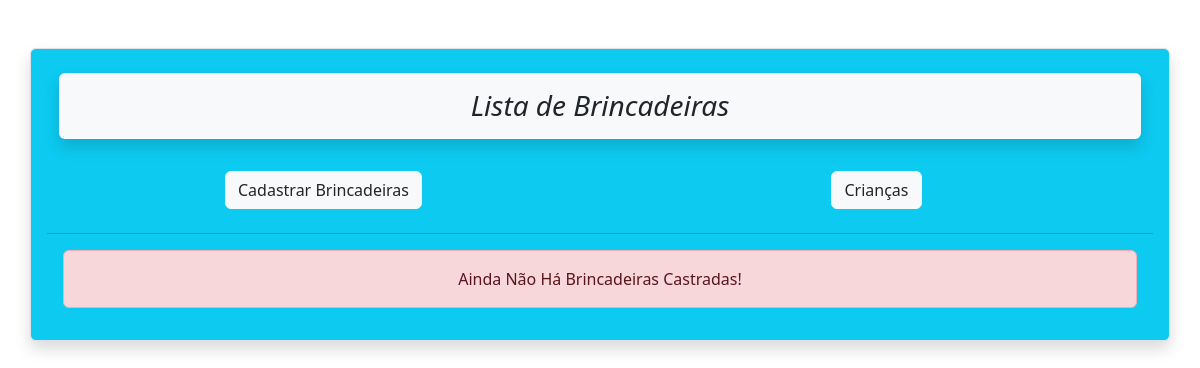
Before: /Brincadeiras/visuBrinks.php with the older database file.
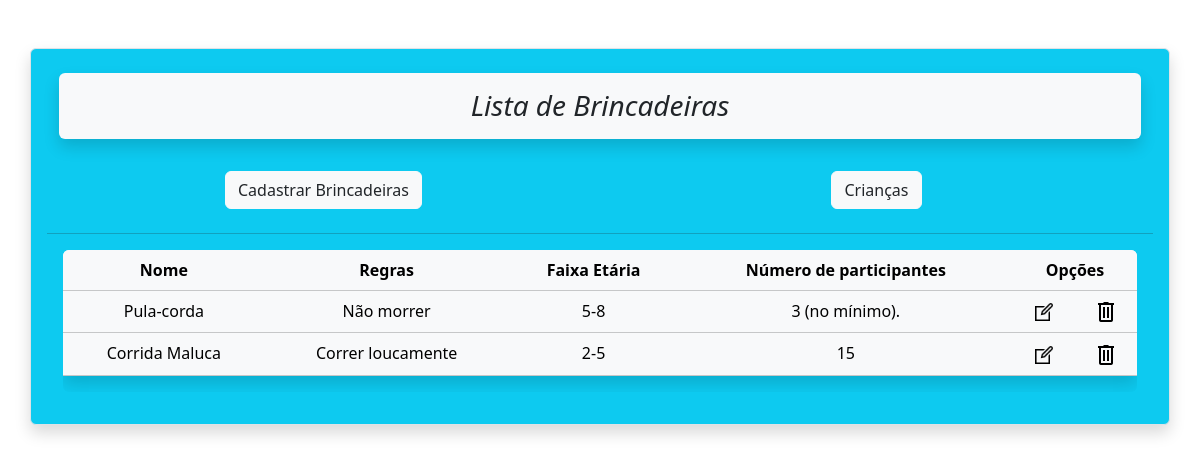
After: the same page with the newer database file.
### tables this page shows
CREATE TABLE IF NOT EXISTS `brinks` (
  `ID_brinks` int NOT NULL AUTO_INCREMENT,
  `nome_brinks` varchar(255) NOT NULL,
  `regras` varchar(255) NOT NULL,
  `faixa_etaria` varchar(5) NOT NULL,
  `participantes` varchar(255) NOT NULL,
  PRIMARY KEY (`ID_brinks`)
);

### Brincadeiras/visuBrinks.php (the view, shortened to what this page needs)
<!DOCTYPE html>
<html lang="PT-BR">
<head>
    <link href="https://cdn.jsdelivr.net/npm/bootstrap@5.3.1/dist/css/bootstrap.min.css" rel="stylesheet">
</head>
<body>
<div class="container-sm my-5 p-3 text-center bg-info border rounded shadow">
    <?php include_once('processaB.php');
    $sql = "SELECT * FROM brinks";
    $resultado = mysqli_query($conexao, $sql);
    $qtLinhas = mysqli_num_rows($resultado);
    ?>
    <div class="row mt-2 text-center mx-auto">
        <div class="col-12">
            <p class="p-3 h3 shadow bg-light rounded"><i>Lista de Brincadeiras</i></p>
        </div>
        <div class="col-6 mt-3">
            <button class="btn btn-light m-2"><a href="cadBrinks.php" class="text-decoration-none text-dark">Cadastrar Brincadeiras</a></button>
        </div>
        <div class="col-6 mt-3">
            <button class="btn btn-light m-2"><a href="../index.php" class="text-decoration-none text-dark">Crianças</a></button>
        </div>
    </div>
    <hr>
    <?php if($qtLinhas > 0) : ?>
    <div class='rounded table-responsive text-center m-3'>
		<table class='table table-light table-hover shadow'>
            <thead class='table-light text-bg-light'>
                <tr>
                    <th> Nome </th>
                    <th> Regras </th>
                    <th> Faixa Etária </th>
                    <th> Número de participantes </th>
                    <th colspan="2"> Opções </th>
                </tr>
            </thead>
            <tbody>
            <?php while ($dados = mysqli_fetch_assoc($resultado)) : ?>
                <tr>
                <td> <?php echo $dados['nome_brinks']; ?> </td>
                <td> <?php echo $dados['regras']; ?> </td>
                <td> <?php echo $dados['faixa_etaria']; ?> </td>
                <td> <?php echo $dados['participantes']; ?> </td>
                <td>
                    <a href="editBrinks.php?editar=<?php echo $dados['ID_brinks']; ?>">
                        <img height='24' width='24' src='../img/edit.png'> </a>
                </td>
                <td>
                    <a href="processaB.php?deletar=<?php echo $dados['ID_brinks']; ?>">
                        <img height='24' width='24' src='../img/del.png' /> </a>
                </td>
            </tr>
            <?php endwhile; ?>
        <?php else :
            print "<p class='alert alert-danger m-3'>Ainda Não Há Brincadeiras Castradas!</p>";
        ?>
        <?php endif; ?>
        </tbody>
    </table>
    </div>
</div>
</body>
</html>

Changed rows visible on the page:
added brinks: nome_brinks "Pula-corda", regras "Não morrer", faixa_etaria "5-8", participantes "3 (no mínimo)."
added brinks: nome_brinks "Corrida Maluca", regras "Correr loucamente", faixa_etaria "2-5", participantes "15"
Other visible differences:
text no longer shown: "Ainda Não Há Brincadeiras Castradas!"
text now shown: "Nome Regras Faixa Etária Número de participantes Opções"
